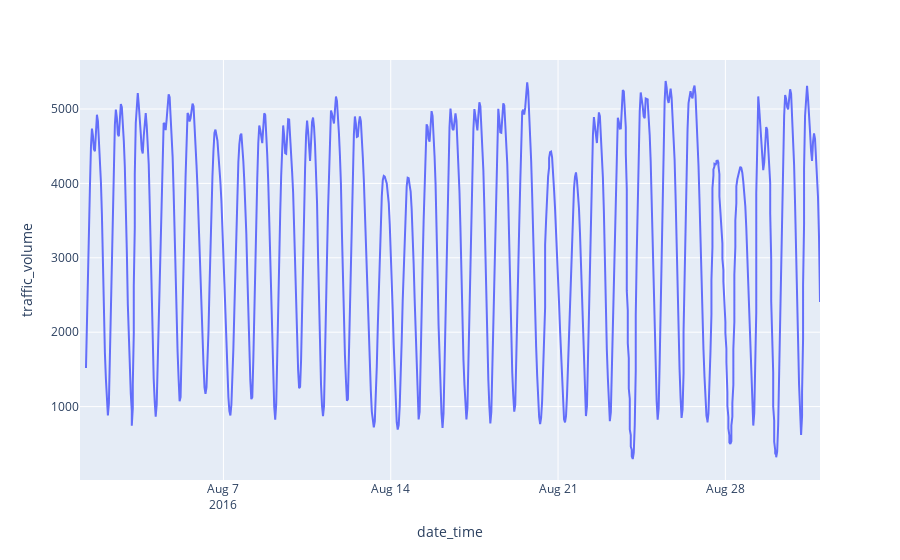

The notebook cell this image was saved under:
### Code cell
px.line(hourly, x='date_time', y='traffic_volume')

### Figure 1 — Plotly figure (JSON) as saved in the notebook; plotly's stock layout.template omitted (floating-point values rounded to 4 significant figures; data arrays with more than 128 entries replaced by an {"elided": "..."} marker saying what was removed)
{"data": [{"hovertemplate": "date_time=%{x}<br>traffic_volume=%{y}<extra></extra>", "legendgroup": "", "line": {"color": "#636efa", "dash": "solid"}, "marker": {"symbol": "circle"}, "mode": "lines", "name": "", "orientation": "v", "showlegend": false, "type": "scatter", "x": {"elided": "826 str values"}, "xaxis": "x", "y": {"elided": "826 float values"}, "yaxis": "y"}], "layout": {"legend": {"tracegroupgap": 0}, "margin": {"t": 60}, "xaxis": {"anchor": "y", "domain": [0, 1], "title": {"text": "date_time"}}, "yaxis": {"anchor": "x", "domain": [0, 1], "title": {"text": "traffic_volume"}}}}
